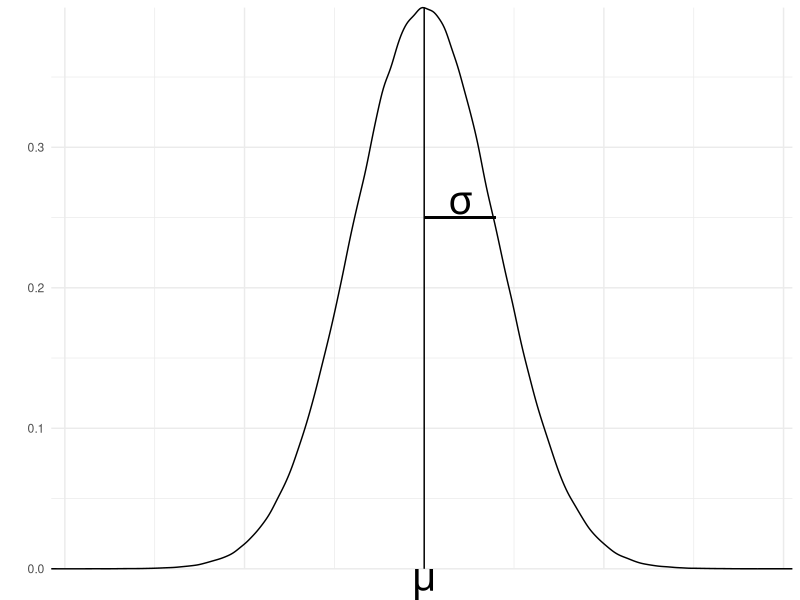
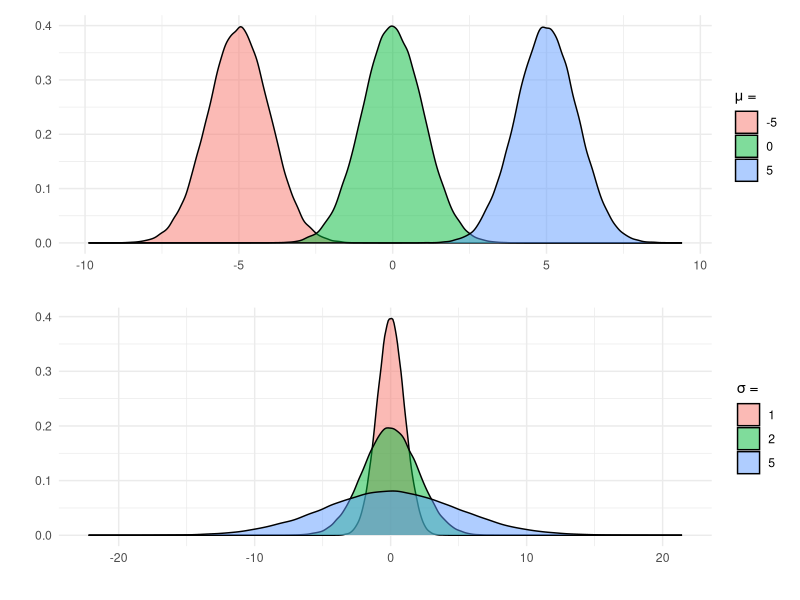
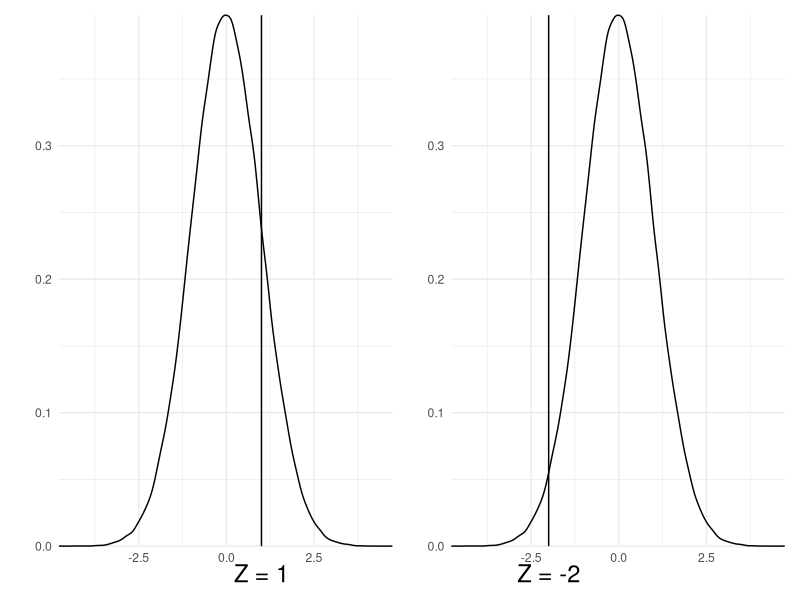

Here is the R script that generated these plots, in order:
## ---- chunk 1
knitr::opts_chunk$set(echo = TRUE)
knitr::opts_chunk$set(cache=TRUE)
knitr::opts_chunk$set(fig.align='center', out.width="63%", warning=FALSE, fig.retina=3)
## ---- chunk 2
#install.packages( 'tidyverse' )
#install.packages( 'readxl' )

library( tidyverse, quietly=T, warn.conflicts = F )
library( knitr, quietly=T, warn.conflicts = F )
library( readxl, quietly=T, warn.conflicts = F )
#library( tufte, quietly=T, warn.conflicts = F )
#library( quantmod, quietly=T, warn.conflicts = F )
library( patchwork )

## ---- chunk 3
hook1 <- function(x){ gsub("```\n*```r*\n*", "", x) }
hook2 <- function(x){ gsub("```\n+```\n", "", x) }
knit_hooks$set(document = hook2)
## ---- chunk 4
a <- rnorm(1000000, 0, 1)
par(mar=c(2,2,2,2))
a %>% 
   as.data.frame() %>% 
   ggplot(aes(x=.)) +
   geom_density() +
   geom_vline(xintercept=0)+
   geom_segment(aes(x = 0, y = 0.25, xend = 0.99, yend = 0.25))+
   annotate("text", label="")+
   xlab("") +
   ylab("") +
   theme_minimal()+
   theme(axis.text.x=element_blank(),
        axis.ticks.x=element_blank())+
   annotate("text", x=0, y=0, label=expression(mu), vjust=1, size=10)+
   annotate("text", x=0.5, y=0.26, label=expression(sigma), size=10)+
   coord_cartesian(expand=F, clip = "off") # added clip = "off"

## ---- chunk 5
a <- rnorm(100000, 0, 1)
b <- rnorm(100000, 5, 1)
c <- rnorm(100000, -5, 1)

mu.df <- data.frame(cbind(rep(c(0,5,-5), each=100000), c(a,b,c)))

mu.df <- mu.df %>% 
   mutate(X1 = factor(X1))

par(mar=c(2,2,2,2))

mu.p <- mu.df %>% 
   #as.data.frame() %>% 
   ggplot(aes(x=X2, fill=X1)) +
   geom_density(alpha=0.5) +
   xlab("") +
   ylab("") +
   theme_minimal()+
   guides(fill=guide_legend(title="μ = "))

d <- rnorm(100000, 0, 1)
e <- rnorm(100000, 0, 2)
f <- rnorm(100000, 0, 5)

sig.df <- data.frame(cbind(rep(c(1,2,5), each=100000), c(d,e,f)))

sig.df <- sig.df %>% 
   mutate(X1 = factor(X1))

par(mar=c(2,2,2,2))

sig.p <- sig.df %>% 
   #as.data.frame() %>% 
   ggplot(aes(x=X2, fill=X1)) +
   geom_density(alpha=0.5) +
   xlab("") +
   ylab("") +
   theme_minimal()+
   guides(fill=guide_legend(title="σ = "))

mu.p/sig.p

## ---- chunk 6
a <- rnorm(100000, 0, 1)

#par(mar=c(2,2,2,2))

p1 <- a %>% 
   as.data.frame() %>% 
   ggplot(aes(x=.)) +
   geom_density() +
   geom_vline(xintercept=1)+
   xlab("") +
   ylab("") +
   theme_minimal()+
   annotate("text", x=1, y=0, label="Z = 1", vjust=2, size=6)+
   coord_cartesian(expand=F, clip = "off")

p2 <- a %>% 
   as.data.frame() %>% 
   ggplot(aes(x=.)) +
   geom_density() +
   geom_vline(xintercept=-2)+
   xlab("") +
   ylab("") +
   theme_minimal()+
   annotate("text", x=-2, y=0, label="Z = -2", vjust=2, size=6)+
   coord_cartesian(expand=F, clip = "off")


p1|p2

